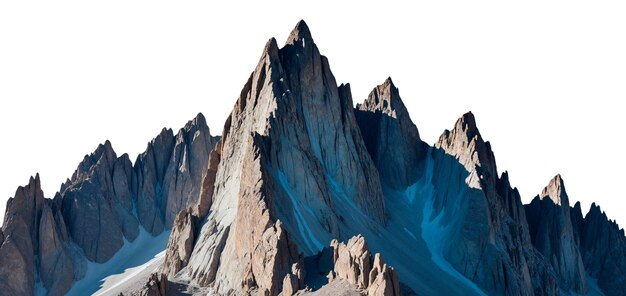
#> input picture test1.jpg, 626 x 296 px
$ jupyter execute lab1.ipynb
#> lines starting #> are read from the running program, lines starting #| are printed output that depends on the picture
1. Write a program to cnvert RGB image to GRAY scale image

[cell 1]
import cv2
import numpy as np
from matplotlib import pyplot as plt
img = cv2.imread('test1.jpg',0)
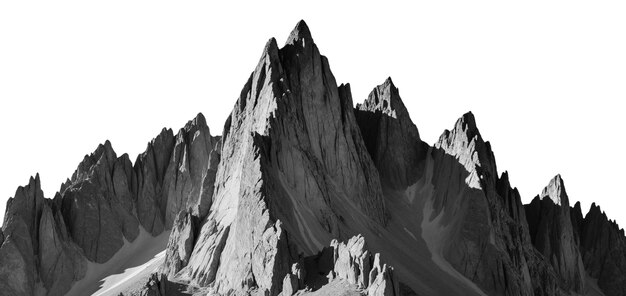
#> img: shape (296, 626); min 0, max 255, mean 158.9
plt.subplot(121),plt.imshow(img)
plt.title('Original Image'), plt.xticks([]), plt.yticks([])
plt.subplot(122),plt.imshow(img,cmap = 'gray')
plt.title('Gray Image'), plt.xticks([]), plt.yticks([])
plt.show()
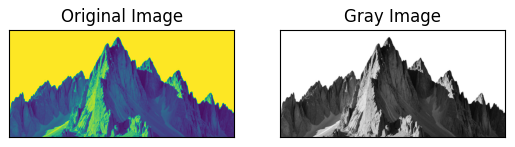
#> figure drawn by matplotlib, 2 panels

2. Write a progaram to generate Histogram for different gray images

[cell 2]
import cv2
import numpy as np
from matplotlib import pyplot as plt
img = cv2.imread('test1.jpg',0)
plt.hist(img.ravel(),256,[0,256]); plt.show()
#> after `plt.hist(img.ravel(), 256, [0, 256])`:
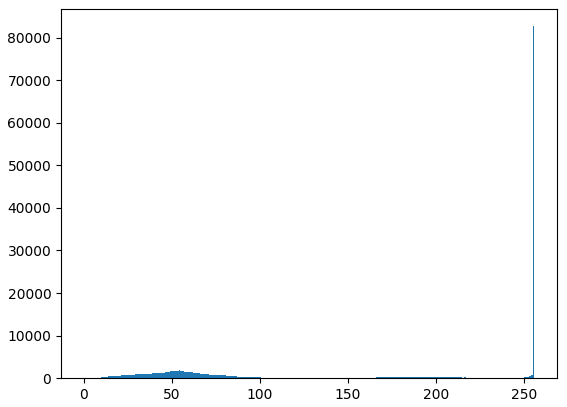
#> figure drawn by matplotlib, 1 panel; tallest bar 82680 high, from x = 255 to 256

3. write a program to equlalize a Histogram for an images

[cell 3]
import cv2
import numpy as np
from matplotlib import pyplot as plt
img = cv2.imread('test1.jpg',0)
hist,bins = np.histogram(img.flatten(),256,[0,256])
#> hist = 256 values, max 82680 at index 255, min 8 at index 1, mean 723.8; bins = 257 values from 0 to 256
cdf = hist.cumsum()
#> cdf = 256 values from 28 to 185296
cdf_normalized = cdf * hist.max()/ cdf.max()
#> cdf_normalized = 256 values from 12.49 to 82680
plt.plot(cdf_normalized, color = 'b')
plt.hist(img.flatten(),256,[0,256], color = 'r')
plt.xlim([0,256])
plt.legend(('cdf','histogram'), loc = 'upper left')
plt.show()
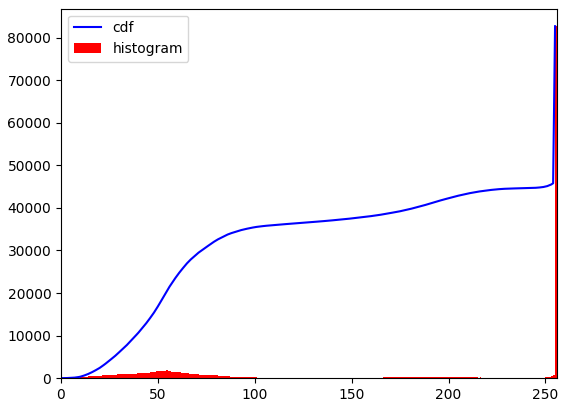
#> figure drawn by matplotlib, 1 panel; tallest bar 82680 high, from x = 255 to 256; curve peaks at x = 255, y = 82680

$ run again, with a.jpg copied over test1.jpg
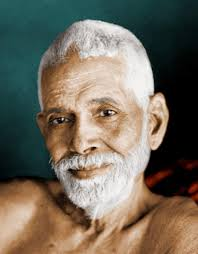
#> input picture a.jpg, 198 x 254 px
#> `img = cv2.imread('test1.jpg',0)`:
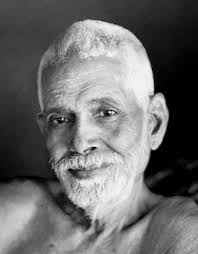
#> img: shape (254, 198); min 0, max 253, mean 106.9
#> hist = 256 values, max 3100 at index 0, min 0 at index 249, mean 196.5; bins = 257 values from 0 to 256
#> cdf = 256 values from 3100 to 50292
#> cdf_normalized = 256 values from 191.1 to 3100
#> `plt.show()`:
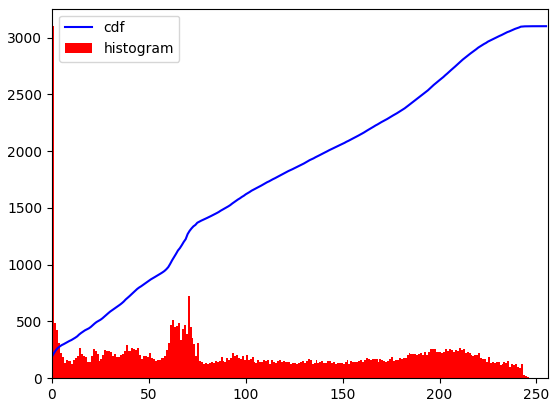
#> figure drawn by matplotlib, 1 panel; tallest bar 3100 high, from x = 0 to 1; curve peaks at x = 253, y = 3100
